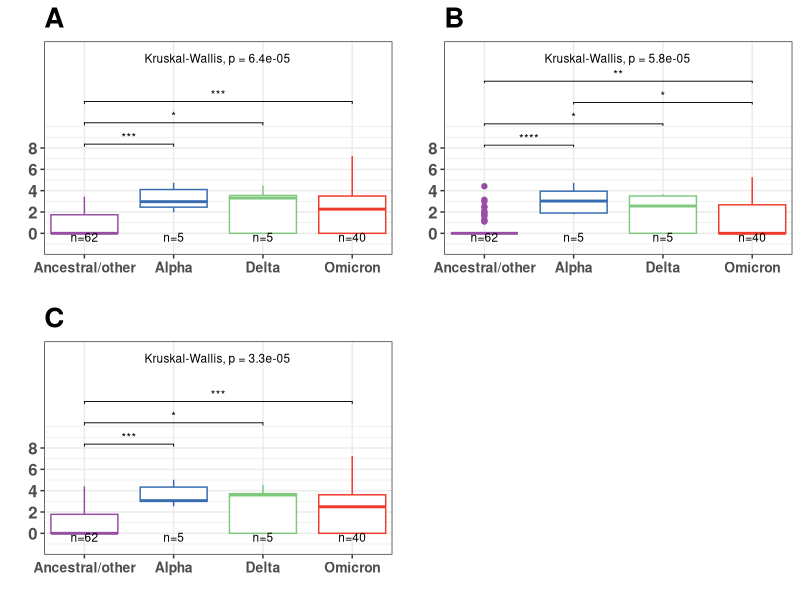
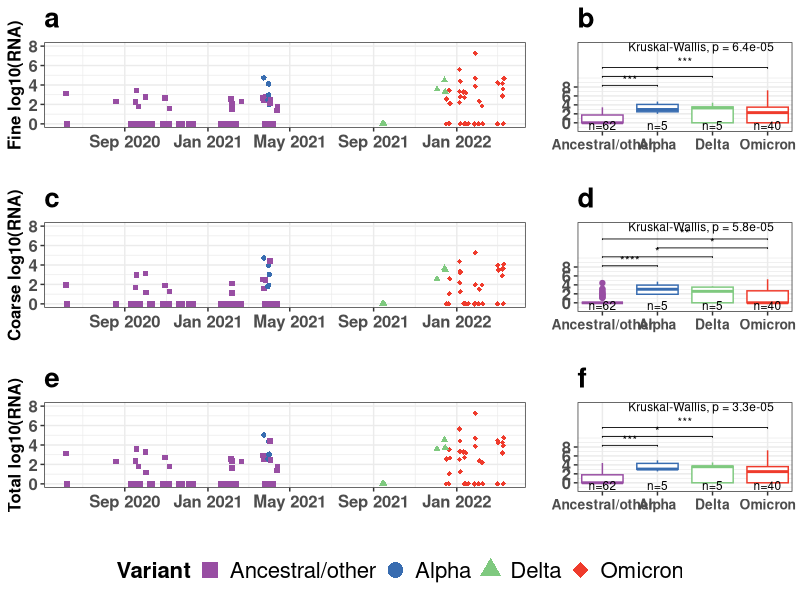

Write R code to recreate these figures, in order.
## ---- chunk 1
knitr::opts_chunk$set(echo = TRUE)
library(tidyverse)
library(ggpubr)
library(grid)
library(gridExtra)
set.seed(42)
## ---- chunk 2
# Theme for display parameters

scale_color_variant <- scale_color_manual(values = c("Ancestral/other" = "#984ea3",
                                                     "Alpha"="#386cb0",
                                                     "Delta"="#7fc97f",
                                                     "Omicron" = "#ef3b2c"))
scale_shape_variant <- scale_shape_manual(values = c("Ancestral/other" = 15,
                                                     "Alpha"=16,
                                                     "Delta"=17,
                                                     "Omicron" = 18))

scale_color_variant3 <- scale_color_manual(values = c("Ancestral/other" = "#984ea3",
                                                     "Alpha"="#386cb0",
                                                     "Delta"="#7fc97f",
                                                     "Omicron BA.1" = "#a6cee3",
                                                     "Omicron BA.2" = "#662506"))
scale_shape_variant3 <- scale_shape_manual(values = c("Ancestral/other" = 15,
                                                     "Alpha"=16,
                                                     "Delta"=17,
                                                     "Omicron BA.1" = 18,
                                                     "Omicron BA.2" = 19))

## ---- chunk 3
spr_before <- read.csv(file = "../working_files/manuscript_1_all_61_nonpaired_pcr_sx_spr.csv")
spr_before <- spr_before %>% filter(days_past_onset<6|is.na(days_past_onset))

spr <- read.csv(file = "../working_files/nonpaired_pcr_sx_spr.csv")
spr <- spr %>% filter(days_past_onset<6|is.na(days_past_onset))

spr <- spr %>% mutate(variant2 = if_else(seq_variant %in% c("Omicron BA.1.1","Omicron BA.1", "Omicron BA.2"), "Omicron", seq_variant))
spr <- spr %>% mutate(variant3 = if_else(seq_variant %in% c("Omicron BA.1.1","Omicron BA.1"), "Omicron BA.1", seq_variant))
samples_of_interest <- c("G-II Fine Aerosol", "G-II Coarse Aerosol", "Midturbinate Swab")

spr_before <- spr_before %>% 
  mutate(log_quant = if_else(av_quant == 0, 0, log10(av_quant)),
         subject_id = as.factor(study_id),
         days_past_onset = as.factor(days_past_onset),
         period = "Before Sep 2021",
         variant2 = if_else(S.gene.dropout == "TRUE", "Alpha", "Ancestral/other")) %>% 
  mutate(seq_variant = variant2,
         variant3 = variant2)
length(unique(spr_before$subject_id))

before_sub <- spr_before %>% 
  filter(sample_type %in% samples_of_interest) %>% 
  select(subject_id, sample_date, av_quant, log_quant, sample_type, period, days_past_onset, variant2, variant3, seq_variant)

spr <- spr %>% 
  mutate(log_quant = if_else(av_quant == 0, 0, log10(av_quant)),
         subject_id = as.factor(subject_id),
         days_past_onset = as.factor(days_past_onset),
         period = "After Sep 2021")

now_sub <- spr %>% filter(sample_type %in% samples_of_interest) %>% 
  select(subject_id, sample_date, av_quant, log_quant, sample_type, period, days_past_onset, variant2, variant3, seq_variant)

breath_mts_total <- bind_rows(now_sub,before_sub)

breath_mts_total <- breath_mts_total %>% 
  mutate(variant2 = factor(variant2, 
                          levels = c("Ancestral/other", "Alpha", "Delta", "Omicron"),
                          labels = c("Ancestral/other", "Alpha", "Delta", "Omicron"))) %>% 
  mutate(variant3 = factor(variant3, 
                          levels = c("Ancestral/other", "Alpha", "Delta", "Omicron BA.1","Omicron BA.2"),
                          labels = c("Ancestral/other", "Alpha", "Delta",  "Omicron BA.1","Omicron BA.2")))

breath_mts_total <- breath_mts_total %>% mutate(omicron = if_else(variant2 == "Omicron", "Yes", "No"))
## ---- chunk 4
stat_box_data <- function(y, upper_limit = 9.085) {
    data.frame(
      y = -0.02 * upper_limit,
      label = paste0('n=', length(y), '\n')
    )
}

fine_complete <- breath_mts_total %>% 
  filter(sample_type == "G-II Fine Aerosol") %>%
  mutate(fine_av_quant = av_quant, fine_log_quant = log_quant) %>% 
  select(subject_id, fine_av_quant, fine_log_quant, days_past_onset, sample_date, period, variant2, omicron, variant3,seq_variant) 
fine_complete_sub <- fine_complete %>%filter(fine_av_quant !=0)  

coarse_complete <- breath_mts_total %>% 
  filter(sample_type == "G-II Coarse Aerosol") %>%
  mutate(coarse_av_quant = av_quant, coarse_log_quant = log_quant) %>% 
  select(subject_id, coarse_av_quant, coarse_log_quant, days_past_onset, sample_date, period, variant2, omicron, variant3, seq_variant)
coarse <- coarse_complete %>% select(subject_id, coarse_av_quant, coarse_log_quant, sample_date)
coarse_complete_sub <- coarse_complete %>%filter(coarse_av_quant !=0)

mts_complete <- breath_mts_total %>% 
  filter(sample_type == "Midturbinate Swab") %>%
  mutate(mts_av_quant = av_quant, mts_log_quant = log_quant) %>% 
  select(subject_id, mts_av_quant, mts_log_quant, days_past_onset, sample_date, period, variant2, omicron, variant3, seq_variant)

mts <- mts_complete %>% select(subject_id, mts_av_quant, mts_log_quant, sample_date) 

#create dataset limited to at least one of the breath samples is non-zero: breath_mts_total_wide1
breath_mts_total_wide1 <- fine_complete_sub %>% 
  full_join(coarse_complete_sub, by = c("subject_id", "sample_date")) %>% 
  mutate(coarse_av_quant = if_else(is.na(coarse_av_quant), 0, coarse_av_quant),
         coarse_log_quant = if_else(is.na(coarse_log_quant), 0, coarse_log_quant),
         fine_av_quant = if_else(is.na(fine_av_quant), 0, fine_av_quant),
         fine_log_quant = if_else(is.na(fine_log_quant), 0, fine_log_quant),
         days_past_onset = if_else(is.na(days_past_onset.y), days_past_onset.x, days_past_onset.y),
         period = if_else(is.na(period.y), period.x, period.y),
         variant2 = if_else(is.na(variant2.y), variant2.x, variant2.y),
         omicron = if_else(is.na(omicron.y), omicron.x, omicron.y),
         variant3 = if_else(is.na(variant3.y), variant3.x, variant3.y),
         seq_variant = if_else(is.na(seq_variant.y), seq_variant.x, seq_variant.y)) %>% 
  mutate(av_quant_total = coarse_av_quant + fine_av_quant)

breath_mts_total_wide1 <- breath_mts_total_wide1 %>% 
  mutate(av_quant_total_log10 = if_else((av_quant_total == 0), 0, log10(av_quant_total)))

breath_mts_total_wide1 <- breath_mts_total_wide1 %>% 
  left_join(mts, by = c("subject_id", "sample_date")) %>% 
  mutate(log_mts_coarse_ratio = log10(mts_av_quant/(coarse_av_quant+1)),
         log_mts_fine_ratio = log10(mts_av_quant/(fine_av_quant+1)),
         log_mts_total_ratio = log10(mts_av_quant/(av_quant_total+1)),
         mts_coarse_ratio =  mts_av_quant/(coarse_av_quant+1),
         mts_fine_ratio = mts_av_quant/(fine_av_quant+1),
         mts_total_ratio = mts_av_quant/(av_quant_total+1))

#create dataset including all the breath samples:breath_mts_total_wide2
breath_mts_total_wide2 <- fine_complete %>% 
  left_join(coarse, by = c("subject_id", "sample_date")) %>% 
  mutate(av_quant_total = coarse_av_quant + fine_av_quant)

breath_mts_total_wide2 <- breath_mts_total_wide2 %>% 
  mutate(av_quant_total_log10 = if_else((av_quant_total == 0), 0, log10(av_quant_total)))


breath_mts_total_wide2 <- breath_mts_total_wide2 %>% 
  left_join(mts, by = c("subject_id", "sample_date")) %>% 
  mutate(log_mts_coarse_ratio = log10(mts_av_quant/(coarse_av_quant+1)),
         log_mts_fine_ratio = log10(mts_av_quant/(fine_av_quant+1)),
         log_mts_total_ratio = log10(mts_av_quant/(av_quant_total+1)),
         mts_coarse_ratio =  mts_av_quant/(coarse_av_quant+1),
         mts_fine_ratio = mts_av_quant/(fine_av_quant+1),
         mts_total_ratio = mts_av_quant/(av_quant_total+1))

length(unique(breath_mts_total_wide2$subject_id))
## ---- chunk 5
breath_mts_total_wide2 <- breath_mts_total_wide2 %>% mutate(sample_date2 = as.Date(sample_date, origin="1970-01-01"))

sample_plot_by_variant_by_day1 <- function(data, sample_value, name, legend_show, note_text){
plot <- data %>% 
  ggplot(aes(x = sample_date2, y = eval(parse(text=sample_value))))+
  geom_point(aes(color=variant2, shape = variant2), show.legend = legend_show)+
  coord_cartesian(ylim = c(0, 8), expand = TRUE)+
  theme_bw()+
  scale_shape_variant+
  scale_color_variant+
  scale_x_date(date_labels = "%b %Y", breaks = "4 month")+
  labs(x= " ", 
       y=paste(name, "log10(RNA)"),
       color = "Variant",
       shape = "Variant")+
  ggtitle(note_text)+
  theme(axis.text.x=element_text(size = 12, face='bold', angle = 0),
        axis.text.y=element_text(size = 12, face='bold'),
        axis.title.x=element_text(size=12, face='bold'),
        axis.title.y=element_text(size=12, face='bold'),
        legend.text = element_text(size = 16),
        legend.title = element_text(size = 16, face='bold'),
        plot.title = element_text(size = 20, face = "bold"))+
   guides(shape = guide_legend(override.aes = list(size = 5)))+
  theme(legend.position="bottom")
return(plot) 
}
## ---- chunk 6
compare_all <- list(c("Ancestral/other", "Alpha"), c("Delta", "Omicron"), c("Alpha","Delta"), c("Omicron", "Alpha"), c("Delta", "Ancestral/other"), c("Omicron", "Ancestral/other"))
label_compare_all <- c(8,9,10,11,12,13)

compare_for_fine_and_total <- list( c("Alpha", "Ancestral/other"), c("Delta", "Ancestral/other"), c("Omicron", "Ancestral/other"))
label_fine_and_total = c(8, 10, 12)
compare_for_coarse <- list( c("Alpha", "Ancestral/other"), c("Delta", "Ancestral/other"), c("Omicron", "Ancestral/other"), c("Alpha", "Omicron"))
label_coarse = c(8, 10, 14, 12)

sample_plot_by_variant <- function(data, sample_value, name, compare,label_y,note_text){
plot <- data %>% 
  ggplot(aes(x = variant2, y = eval(parse(text=sample_value))))+
  #geom_jitter(aes(color = variant2, alpha = 0.1))+
  geom_boxplot(aes(color = variant2),show.legend = FALSE)+
  labs(x= " ", 
       y=" ")+
  stat_summary(
    fun.data = stat_box_data, 
    geom = "text", 
    hjust = 0.5,
    vjust = 0.9,
    size=3,
    position = position_dodge(0.9)
  ) + 
  scale_y_continuous(breaks=c( 0, 2, 4, 6, 8))+
  coord_cartesian(ylim = c(-2, 18), expand = FALSE)+
  stat_compare_means(comparisons = compare,size=3, label ="p.signif", label.y = label_y)+
  stat_compare_means(label.y=16, label.x = "Alpha", size=3)+
  theme_bw()+
  scale_shape_variant+
  scale_color_variant+
  ggtitle(note_text)+
  theme(axis.text.x=element_text(size = 10, face='bold', angle = 00),
        axis.text.y=element_text(size = 12, face='bold'),
        axis.title.x=element_text(size=10, face='bold'),
        axis.title.y=element_text(size=12, face='bold'),
        legend.text = element_text(size = 16),
        legend.title = element_text(size = 16, face='bold'),
        plot.title = element_text(size = 20, face = "bold"))
  
return(plot) 
}
## ---- chunk 7
full_sample_by_variant_plot <- ggarrange(sample_plot_by_variant(breath_mts_total_wide2,  "fine_log_quant", "Fine",compare_for_fine_and_total,label_fine_and_total,"A"),
          sample_plot_by_variant(breath_mts_total_wide2, "coarse_log_quant", "Coarse",compare_for_coarse,label_coarse,"B"),
          sample_plot_by_variant(breath_mts_total_wide2, "av_quant_total_log10", "Total",compare_for_fine_and_total,label_fine_and_total,"C"),
          #labels = c("A", "B", "C"),
          #hjust=-4,vjust= 2,
          #ncol = 1, nrow=3,
          common.legend = T,
          legend = "bottom",
          align = "h")

full_sample_by_variant_plot
#ggsave(full_sample_by_variant_plot,filename="../output/pairwise_test_for_figure1.png",device="png",width=11,height=7.77,units="in")
## ---- chunk 8
## Function to extract legend
g_legend <- function(a.gplot){ 
    tmp <- ggplot_gtable(ggplot_build(a.gplot)) 
    leg <- which(sapply(tmp$grobs, function(x) x$name) == "guide-box") 
    legend <- tmp$grobs[[leg]] 
    legend
} 
plot <-sample_plot_by_variant_by_day1(breath_mts_total_wide2, "av_quant_total_log10", "Total", TRUE,"e")
legend <- g_legend(plot)

## ---- chunk 9
a <- sample_plot_by_variant_by_day1(breath_mts_total_wide2, "fine_log_quant", "Fine",FALSE,"a")
b <- sample_plot_by_variant(breath_mts_total_wide2,  "fine_log_quant", "Fine",compare_for_fine_and_total,label_fine_and_total,"b")
c <- sample_plot_by_variant_by_day1(breath_mts_total_wide2, "coarse_log_quant", "Coarse", FALSE,"c")
d <- sample_plot_by_variant(breath_mts_total_wide2, "coarse_log_quant", "Coarse",compare_for_coarse,label_coarse,"d")
e <- sample_plot_by_variant_by_day1(breath_mts_total_wide2, "av_quant_total_log10", "Total", FALSE,"e")
f <- sample_plot_by_variant(breath_mts_total_wide2, "av_quant_total_log10", "Total",compare_for_fine_and_total,label_fine_and_total,"f")
figure_2 <- grid.grab(wrap.grobs = TRUE)
## ---- chunk 10
total<- grid.arrange(a, b,
                     c, d,
                     e, f,
                     legend,
                      ncol=5, nrow=4,
                      layout_matrix = rbind(c(1,1,2),
                                            c(3,3,4),
                                            c(5,5,6),
                                            c(7,7,7)),
                      heights = c(3,3,3,1))

#ggsave(total,filename="../output/figure_2_eba_by_variants_by_time.png",device="png",width=11,height=7.77,units="in")
#ggsave(total,filename="../output/tiff/figure_2_eba_by_variants_by_time.tiff",device="tiff",width=11,height=7.77,units="in", dpi=300)
ggsave(total,filename="../output/si_fig1_eba_variants_by_time_lte_5days.png",device="png",width=11,height=7.77,units="in")
